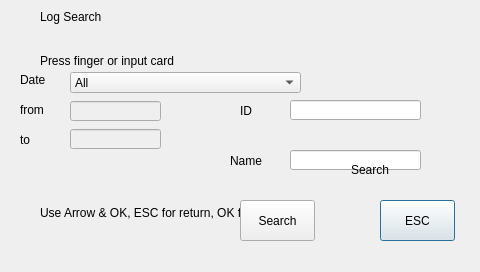
<ui version="4.0" >
 <class>LogSearch</class>
 <widget class="QDialog" name="LogSearch" >
  <property name="geometry" >
   <rect>
    <x>0</x>
    <y>0</y>
    <width>480</width>
    <height>272</height>
   </rect>
  </property>
  <property name="windowTitle" >
   <string>Dialog</string>
  </property>
  <widget class="QLabel" name="lblBackground" >
   <property name="geometry" >
    <rect>
     <x>0</x>
     <y>0</y>
     <width>480</width>
     <height>272</height>
    </rect>
   </property>
   <property name="text" >
    <string/>
   </property>
   <property name="pixmap" >
    <pixmap resource="../sb3000.qrc" >:/images/res/bg-main.png</pixmap>
   </property>
  </widget>
  <widget class="QLabel" name="lblTitleBackground" >
   <property name="geometry" >
    <rect>
     <x>0</x>
     <y>0</y>
     <width>400</width>
     <height>34</height>
    </rect>
   </property>
   <property name="text" >
    <string/>
   </property>
   <property name="pixmap" >
    <pixmap resource="../sb3000.qrc" >:/images/res/title-1.png</pixmap>
   </property>
  </widget>
  <widget class="QLabel" name="lblTitleText" >
   <property name="geometry" >
    <rect>
     <x>40</x>
     <y>3</y>
     <width>273</width>
     <height>28</height>
    </rect>
   </property>
   <property name="text" >
    <string>Log Search</string>
   </property>
  </widget>
  <widget class="QLabel" name="lblTitleIcon" >
   <property name="geometry" >
    <rect>
     <x>9</x>
     <y>5</y>
     <width>26</width>
     <height>26</height>
    </rect>
   </property>
   <property name="text" >
    <string/>
   </property>
   <property name="pixmap" >
    <pixmap resource="../sb3000.qrc" >:/images/res/SEARCH_GLOG.png</pixmap>
   </property>
   <property name="scaledContents" >
    <bool>true</bool>
   </property>
  </widget>
  <widget class="QLabel" name="lblStatusIcon" >
   <property name="geometry" >
    <rect>
     <x>20</x>
     <y>205</y>
     <width>16</width>
     <height>16</height>
    </rect>
   </property>
   <property name="text" >
    <string/>
   </property>
   <property name="pixmap" >
    <pixmap resource="../sb3000.qrc" >:/images/res/icon-help.png</pixmap>
   </property>
  </widget>
  <widget class="QLabel" name="lblStatusText" >
   <property name="geometry" >
    <rect>
     <x>40</x>
     <y>200</y>
     <width>270</width>
     <height>25</height>
    </rect>
   </property>
   <property name="text" >
    <string>Use Arrow &amp; OK, ESC for return, OK for T9Input</string>
   </property>
  </widget>
  <widget class="QPushButton" name="btnESC" >
   <property name="geometry" >
    <rect>
     <x>380</x>
     <y>200</y>
     <width>75</width>
     <height>41</height>
    </rect>
   </property>
   <property name="text" >
    <string>ESC</string>
   </property>
  </widget>
  <widget class="QLabel" name="lblName" >
   <property name="geometry" >
    <rect>
     <x>230</x>
     <y>150</y>
     <width>50</width>
     <height>21</height>
    </rect>
   </property>
   <property name="text" >
    <string>Name</string>
   </property>
  </widget>
  <widget class="QLineEdit" name="txtTo" >
   <property name="enabled" >
    <bool>false</bool>
   </property>
   <property name="geometry" >
    <rect>
     <x>70</x>
     <y>129</y>
     <width>91</width>
     <height>20</height>
    </rect>
   </property>
  </widget>
  <widget class="QLabel" name="lblStatus" >
   <property name="geometry" >
    <rect>
     <x>40</x>
     <y>50</y>
     <width>279</width>
     <height>21</height>
    </rect>
   </property>
   <property name="text" >
    <string>Press finger or input card</string>
   </property>
   <property name="alignment" >
    <set>Qt::AlignLeading|Qt::AlignLeft|Qt::AlignVCenter</set>
   </property>
  </widget>
  <widget class="QPushButton" name="btnOK" >
   <property name="geometry" >
    <rect>
     <x>240</x>
     <y>200</y>
     <width>75</width>
     <height>41</height>
    </rect>
   </property>
   <property name="text" >
    <string>Search</string>
   </property>
  </widget>
  <widget class="QLabel" name="lblID" >
   <property name="geometry" >
    <rect>
     <x>240</x>
     <y>100</y>
     <width>40</width>
     <height>21</height>
    </rect>
   </property>
   <property name="text" >
    <string>ID</string>
   </property>
  </widget>
  <widget class="QLabel" name="lblTo" >
   <property name="geometry" >
    <rect>
     <x>20</x>
     <y>129</y>
     <width>40</width>
     <height>21</height>
    </rect>
   </property>
   <property name="text" >
    <string>to</string>
   </property>
  </widget>
  <widget class="QComboBox" name="comboDate" >
   <property name="geometry" >
    <rect>
     <x>70</x>
     <y>72</y>
     <width>231</width>
     <height>21</height>
    </rect>
   </property>
   <item>
    <property name="text" >
     <string>All</string>
    </property>
   </item>
   <item>
    <property name="text" >
     <string>Last Week</string>
    </property>
   </item>
   <item>
    <property name="text" >
     <string>Past Month</string>
    </property>
   </item>
   <item>
    <property name="text" >
     <string>Specify Date</string>
    </property>
   </item>
  </widget>
  <widget class="QLabel" name="lblDate" >
   <property name="geometry" >
    <rect>
     <x>20</x>
     <y>72</y>
     <width>40</width>
     <height>16</height>
    </rect>
   </property>
   <property name="text" >
    <string>Date</string>
   </property>
  </widget>
  <widget class="QLineEdit" name="txtFrom" >
   <property name="enabled" >
    <bool>false</bool>
   </property>
   <property name="geometry" >
    <rect>
     <x>70</x>
     <y>101</y>
     <width>91</width>
     <height>20</height>
    </rect>
   </property>
  </widget>
  <widget class="QLabel" name="lblFrom" >
   <property name="geometry" >
    <rect>
     <x>20</x>
     <y>99</y>
     <width>40</width>
     <height>21</height>
    </rect>
   </property>
   <property name="text" >
    <string>from</string>
   </property>
  </widget>
  <widget class="QLineEdit" name="txtName" >
   <property name="geometry" >
    <rect>
     <x>290</x>
     <y>150</y>
     <width>131</width>
     <height>20</height>
    </rect>
   </property>
   <property name="maxLength" >
    <number>8</number>
   </property>
   <property name="alignment" >
    <set>Qt::AlignCenter</set>
   </property>
  </widget>
  <widget class="QLineEdit" name="txtID" >
   <property name="geometry" >
    <rect>
     <x>290</x>
     <y>100</y>
     <width>131</width>
     <height>20</height>
    </rect>
   </property>
   <property name="contextMenuPolicy" >
    <enum>Qt::DefaultContextMenu</enum>
   </property>
   <property name="maxLength" >
    <number>9</number>
   </property>
   <property name="alignment" >
    <set>Qt::AlignCenter</set>
   </property>
  </widget>
  <widget class="QLabel" name="lblBackgroundFrame" >
   <property name="geometry" >
    <rect>
     <x>12</x>
     <y>34</y>
     <width>456</width>
     <height>238</height>
    </rect>
   </property>
   <property name="text" >
    <string/>
   </property>
   <property name="pixmap" >
    <pixmap resource="../sb3000.qrc" >:/images/res/bg-menu.png</pixmap>
   </property>
  </widget>
  <widget class="QLabel" name="lblEsc" >
   <property name="geometry" >
    <rect>
     <x>400</x>
     <y>0</y>
     <width>80</width>
     <height>34</height>
    </rect>
   </property>
   <property name="text" >
    <string/>
   </property>
   <property name="pixmap" >
    <pixmap resource="../sb3000.qrc" >:/images/res/esc.png</pixmap>
   </property>
  </widget>
  <widget class="QLabel" name="lblButtonBackgroud" >
   <property name="geometry" >
    <rect>
     <x>330</x>
     <y>150</y>
     <width>80</width>
     <height>40</height>
    </rect>
   </property>
   <property name="text" >
    <string/>
   </property>
   <property name="pixmap" >
    <pixmap resource="../sb3000.qrc" >:/images/res/bg-button.png</pixmap>
   </property>
  </widget>
  <widget class="QLabel" name="lblButtonTitle" >
   <property name="geometry" >
    <rect>
     <x>345</x>
     <y>156</y>
     <width>50</width>
     <height>28</height>
    </rect>
   </property>
   <property name="text" >
    <string>Search</string>
   </property>
   <property name="alignment" >
    <set>Qt::AlignCenter</set>
   </property>
  </widget>
 </widget>
 <tabstops>
  <tabstop>comboDate</tabstop>
  <tabstop>txtFrom</tabstop>
  <tabstop>txtTo</tabstop>
  <tabstop>txtID</tabstop>
  <tabstop>txtName</tabstop>
  <tabstop>btnOK</tabstop>
  <tabstop>btnESC</tabstop>
 </tabstops>
 <resources>
  <include location="../sb3000.qrc" />
 </resources>
 <connections/>
</ui>
